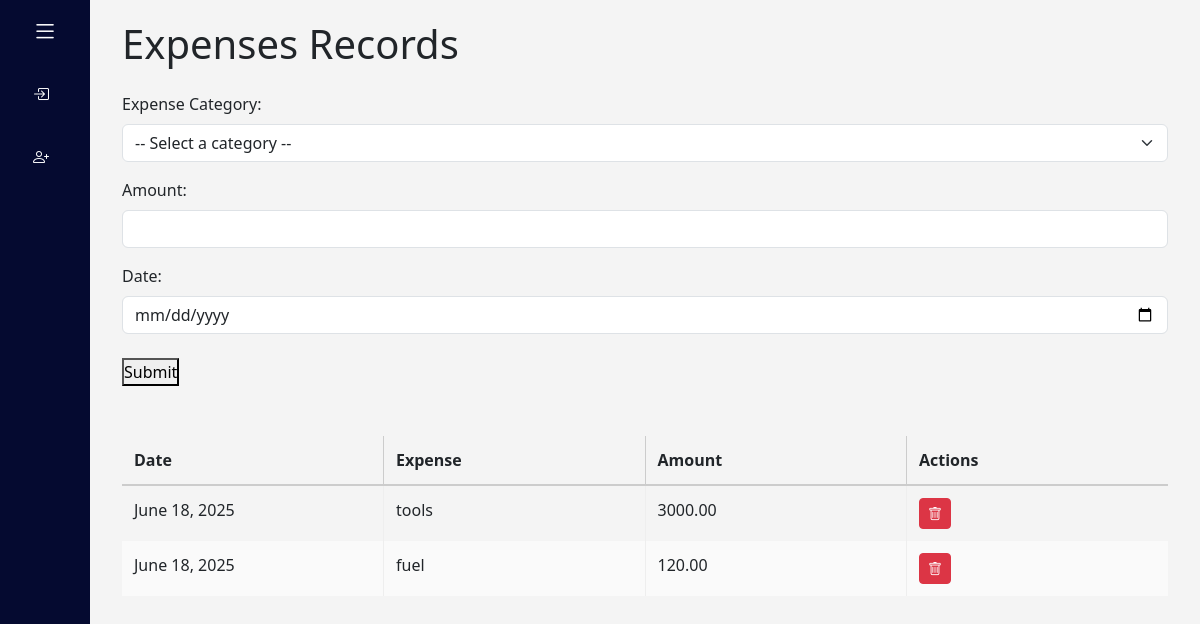
Before: /add_expense with the older database file.
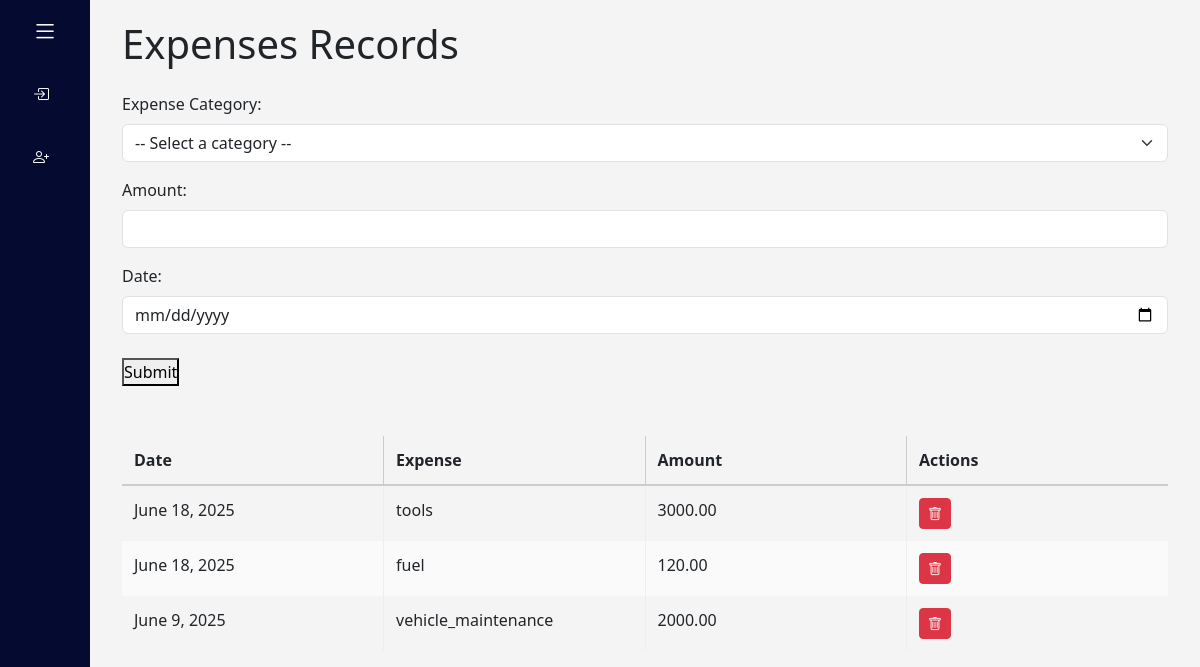
After: the same page with the newer database file.
### bookkeeping/models.py (models this page shows, shortened)
class Expense(models.Model):
    user = models.ForeignKey(User, on_delete=models.CASCADE, related_name="expense")
    expense = models.CharField(max_length=20, blank=True)
    price = models.DecimalField(max_digits=10, decimal_places=2)
    expense_date = models.DateField(default=date.today)

### bookkeeping/views.py (the view, shortened to what this page needs)
# urls.py: path("add_expense", views.create_expense, name="add_expense"),
def create_expense(request):
    expenses = Expense.objects.all()
    return render(request,"bookkeeping/expense.html",{'expenses':expenses})

### bookkeeping/templates/bookkeeping/expense.html (shortened to what this page needs)
{% extends "bookkeeping/layout.html" %}
{% block body %}
  <h1 class="mb-4">Expenses Records</h1>
<form method="POST" action="{% url 'add_expense' %}">
    <div class="mb-3">
        <label for="expense_category" class="form-label">Expense Category:</label>
<select id="expense_category" name="expense_category" class="form-select">
  <option value="">-- Select a category --</option>
</select>
      </div>
   <div class="mb-3">
        <label for="client_name" class="form-label">Amount:</label>
        <input type="number" id="price" name="price" class="form-control" autocomplete="amount" value="">
      </div>
       <div class="mb-4">
      <label for="DateInput" class="form-label">Date:</label>
      <input type="date" name="date" autocomplete="off" id="DateInput" class="form-control" value="">
    </div>
  <button type="submit">Submit</button>
</form>
{% if expenses %}
<div class="Display">
    <table class="bids-table">
        <thead>
          <tr>
            <th>Date</th>
            <th>Expense</th>
            <th>Amount</th>
            <th>Actions</th>
          </tr>
        </thead>
        <tbody>
            {% for expense in expenses %}
          <tr>
            <td>{{expense.expense_date}}</td>
            <td>{{ expense.expense}}</td>
            <td>{{expense.price}}</td>
            <td>
              <a href="{% url 'expense_delete' expense.id %}" class="btn btn-sm btn-danger">
  <i class="bi bi-trash"></i>
</a>
            </td>
          </tr>
          {% endfor %}
        </tbody>
    </table>
</div>
{% else %}
<p>No Expenses Available</p>
{% endif %}
{% endblock %}

Changed rows visible on the page:
added Expense: expense_date "June 9, 2025", expense "vehicle_maintenance", price "2000.00"
